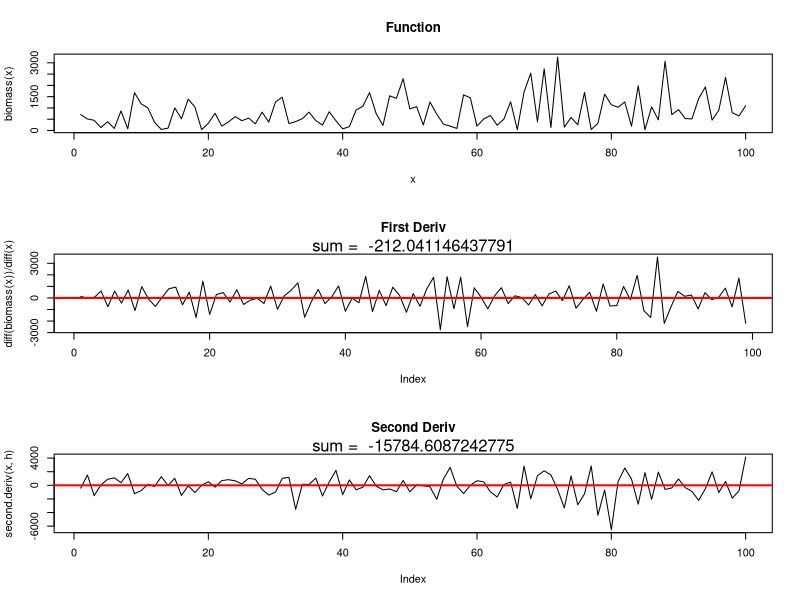

Generate this figure with R:

#low biomass might cause bias in 2nd derivative
#plot the squared second derivative across sites
#we don't have covariates so we don't want to think about ind. sites too much
#if a site is linearly increasing then it will appear stable
#map the first or second derivatives over time? sum(abs(first derivative [1:T]))

#ask andria about climate proxies

biomass <- function(x){
  #4*x #linear
  #rnorm(length(x),4*x,1) #linear with random effects
  #4*x^2 #parabolic
  #100/(1+exp(-.1*(x-50))) #logistic
  abs(rnorm(length(x),1000/(1+exp(-.1*(x-50))),1000) )#logistic with random effects
  #floor(x/3.14 +.5) + sin(x^2) + 50 #wiggly with positive trend
  #rnorm(length(x),(floor(x/3.14 +.5) + sin(x^2) + 50),10)#wiggly with positive trend and random effects
}

second.deriv <- function(x,h){
  (biomass(x + h) - 2*biomass(x) + biomass(x-h))/(h^2)
}

x<-seq(1,100,1)
h <- 1 #changes scale of the sum of the second derivative
par(mfrow=c(3,1))
plot(x,biomass(x),main="Function",typ="l")
plot(diff(biomass(x))/diff(x),main="First Deriv",typ='l')
abline(h=0,col="red",lwd=2)
mtext(paste('sum = ',sum(diff(biomass(x))/diff(x))),side=3)
plot(second.deriv(x,h),main="Second Deriv",typ='l')
abline(h=0,col="red",lwd=2)
mtext(paste('sum = ',sum(second.deriv(x,h))),side=3)
